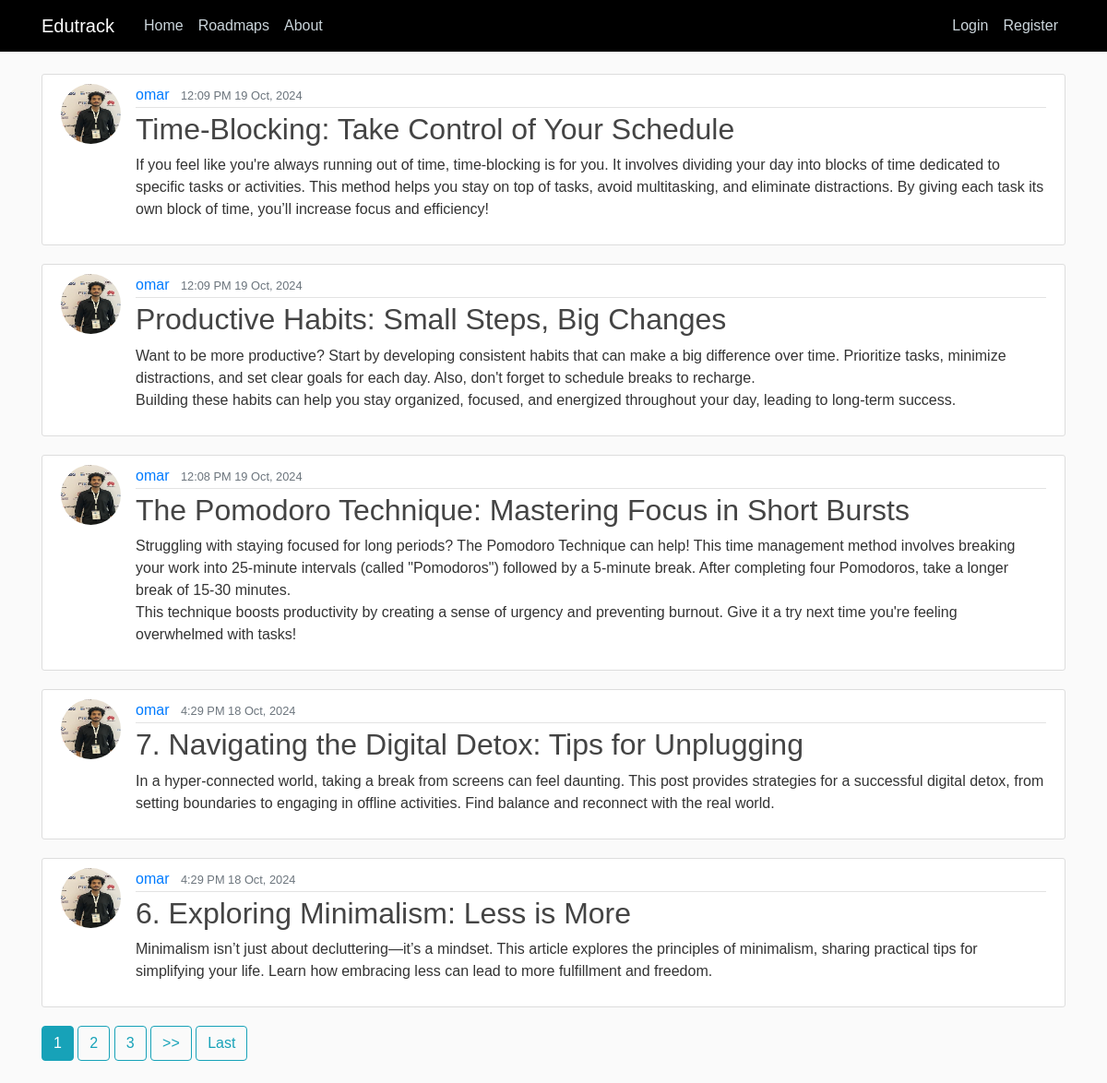
The page / on the database its author committed.
### main/models.py (models this page shows, shortened)
class Post(models.Model):
    title = models.CharField(max_length=100)
    content = models.TextField()
    date_posted = models.DateTimeField(default=timezone.now)
    author = models.ForeignKey(User, on_delete=models.CASCADE)

### users/models.py (models this page shows, shortened)
class Profile(models.Model):
    user = models.OneToOneField(User, on_delete=models.CASCADE)
    image = models.ImageField(default= 'default.jpg', upload_to='profile_pics')

### main/views.py (the view)
# urls.py: path('', PostListView.as_view(), name='main-home'),
class PostListView(ListView):
    model = Post
    template_name = 'main/home.html'
    context_object_name = 'posts'
    ordering = ['-date_posted']
    paginate_by = 5

### main/templates/main/home.html (shortened to what this page needs)
{% extends "main/base.html" %} {% block content %} {% for post in posts%}
<article class="media content-section">
    <img class="rounded-circle article-img" src="{{ post.author.profile.image.url }}">
  <div class="media-body">
    <div class="article-metadata">
      <a class="mr-2" href="#">{{ post.author }}</a>
      <small class="text-muted">{{ post.date_posted|date:"f A d M, Y" }}</small>
    </div>
    <h2><a class="article-title" href="{% url 'post-detail' post.id %}">{{ post.title }}</a></h2>
    <p class="article-content">{{ post.content }}</p>
  </div>
</article>
{% endfor %}
{% if is_paginated %}
    {% for num in page_obj.paginator.page_range %}
        {% if page_obj.number == num %}
            <a class="btn btn-info mb-4" href="?page={{ num }}">{{ num }}</a>
        {% elif num > page_obj.number|add:"-3" and num < page_obj.number|add:"3" %}
            <a class="btn btn-outline-info mb-4" href="?page={{ num }}">{{ num }}</a>
        {% endif %}
    {% endfor %}
    {% if page_obj.has_next %}
    <a class="btn btn-outline-info mb-4" href="?page={{ page_obj.next_page_number }}">>></a>
    <a class="btn btn-outline-info mb-4" href="?page={{ page_obj.paginator.num_pages }}">Last</a>
    {% endif %}
{% endif %}
{% endblock content %}

### main/templates/main/base.html (shortened to what this page needs)
{% load static %}
<!DOCTYPE html>
<html>
   <head>
       <link rel="stylesheet" href="https://maxcdn.bootstrapcdn.com/bootstrap/4.0.0/css/bootstrap.min.css" />
       {% load static %}
       <link rel="stylesheet" type="text/css" href="{% static 'main/css/main.css' %}">
   </head>
 <body>
   <header class="site-header">
     <nav class="navbar navbar-expand-md navbar-dark bg-steel fixed-top">
       <div class="container">
         <a class="navbar-brand mr-4" href="/">Edutrack</a>
         <div class="collapse navbar-collapse" id="navbarToggle">
           <div class="navbar-nav mr-auto">
             <a class="nav-item nav-link" href="/">Home</a>
             <a class="nav-item nav-link" href="{% url "main-roadmap" %}">Roadmaps</a>
             <a class="nav-item nav-link" href="{% url "main-about" %}">About</a>
            </div>
           <div class="navbar-nav">
               {% if user.is_authenticated %}
                 <form method="POST" action="{% url 'logout' %}" class="nav-item">
                   {% csrf_token %}
                   <button type="submit" class="btn btn-danger nav-link" style="border: none; background: none; padding: 0;">Logout</button>
                 </form>
               {% else %}
                 <a class="nav-item nav-link" href="{% url 'login' %}">Login</a>
                 <a class="nav-item nav-link" href="{% url 'register' %}">Register</a>
               {% endif %}
             </div>
         </div>
       </div>
     </nav>
   </header>
   <main role="main" class="container">
       <div class="row">
         <div class="col-md-12">
           {% block content %}{% endblock %}
         </div>
       </div>
     </main>
 </body>
</html>

### main/static/main/css/main.css (style rules this page uses)
body { background: #fafafa; color: #333333; margin-top: 5rem; font-family: Arial, sans-serif; }
h1, h2, h3, h4, h5, h6 { color: #444444; }
.bg-steel { background-color: #000000; }
.site-header .navbar-nav .nav-link { color: #cbd5db; }
.content-section { background: #ffffff; padding: 10px 20px; border: 1px solid #dddddd; border-radius: 3px; margin-bottom: 20px; }
.article-title { color: #444444; }
.article-content { white-space: pre-line; }
.article-img { height: 65px; width: 65px; margin-right: 16px; }
.article-metadata { padding-bottom: 1px; margin-bottom: 4px; border-bottom: 1px solid #e3e3e3; }

### rows shown on the page
Post: author.profile.image (picture), author "omar", date_posted "12:09 PM 19 Oct, 2024", title "Time-Blocking: Take Control of Your Schedule", content "If you feel like you're always running out of time, time-blocking is for you. It involves dividing your day into blocks of time dedicated to specific tasks or activities. This method helps you stay on top of tasks, avoid multitasking, and eliminate distractions. By giving each task its own block of time, you’ll increase focus and efficiency!"
Post: author.profile.image (picture), author "omar", date_posted "12:09 PM 19 Oct, 2024", title "Productive Habits: Small Steps, Big Changes", content "Want to be more productive? Start by developing consistent habits that can make a big difference over time. Prioritize tasks, minimize distractions, and set clear goals for each day. Also, don't forget to schedule breaks to recharge. Building these habits can help you stay organized, focused, and energized throughout your day, leading to long-term success."
Post: author.profile.image (picture), author "omar", date_posted "12:08 PM 19 Oct, 2024", title "The Pomodoro Technique: Mastering Focus in Short Bursts", content "Struggling with staying focused for long periods? The Pomodoro Technique can help! This time management method involves breaking your work into 25-minute intervals (called \"Pomodoros\") followed by a 5-minute break. After completing four Pomodoros, take a longer break of 15-30 minutes. This technique boosts productivity by creating a sense of urgency and preventing burnout. Give it a try next time you're feeling overwhelmed with tasks!"
Post: author.profile.image (picture), author "omar", date_posted "4:29 PM 18 Oct, 2024", title "7. Navigating the Digital Detox: Tips for Unplugging", content "In a hyper-connected world, taking a break from screens can feel daunting. This post provides strategies for a successful digital detox, from setting boundaries to engaging in offline activities. Find balance and reconnect with the real world."
Post: author.profile.image (picture), author "omar", date_posted "4:29 PM 18 Oct, 2024", title "6. Exploring Minimalism: Less is More", content "Minimalism isn’t just about decluttering—it’s a mindset. This article explores the principles of minimalism, sharing practical tips for simplifying your life. Learn how embracing less can lead to more fulfillment and freedom."

### other values the page prints
{{ num }} "1"
{{ num }} "2" "3"
